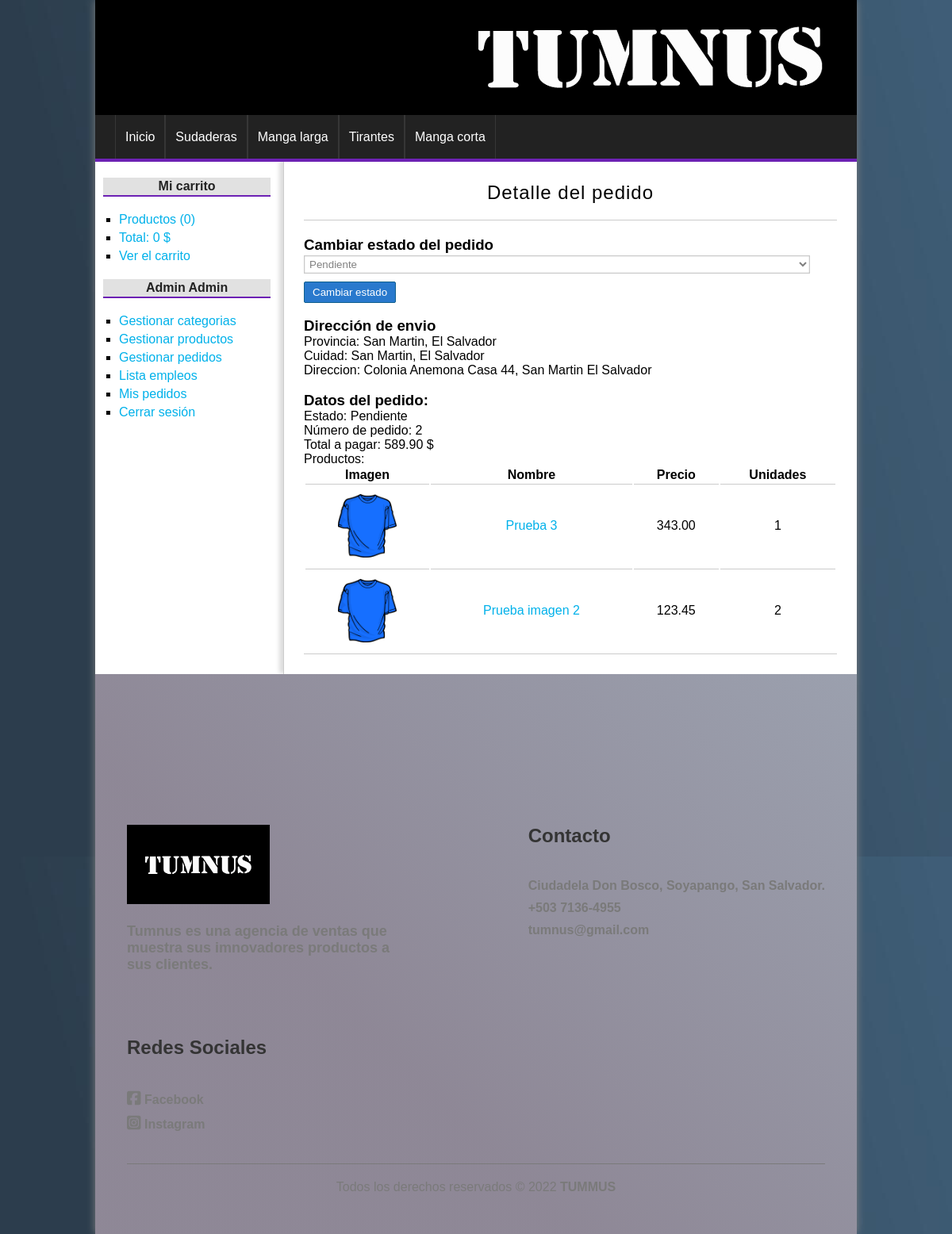
/pedido/detalle&id=2 (signed in), run on the app's committed database.
### tables this page shows
CREATE TABLE categorias(
id              int(255) auto_increment not null,
nombre          varchar(100) not null,
CONSTRAINT pk_categorias PRIMARY KEY(id) 
);

CREATE TABLE pedidos(
id              int(255) auto_increment not null,
usuario_id      int(255) not null,
provincia       varchar(100) not null,
localidad       varchar(100) not null,
direccion       varchar(255) not null,
coste           float(200,2) not null,
estado          varchar(20) not null,
fecha           date,
hora            time,
CONSTRAINT pk_pedidos PRIMARY KEY(id),
CONSTRAINT fk_pedido_usuario FOREIGN KEY(usuario_id) REFERENCES usuarios(id)
);

CREATE TABLE lineas_pedidos(
id              int(255) auto_increment not null,
pedido_id       int(255) not null,
producto_id     int(255) not null,
unidades        int(255) not null,
CONSTRAINT pk_lineas_pedidos PRIMARY KEY(id),
CONSTRAINT fk_linea_pedido FOREIGN KEY(pedido_id) REFERENCES pedidos(id),
CONSTRAINT fk_linea_producto FOREIGN KEY(producto_id) REFERENCES productos(id)
);

CREATE TABLE productos(
id              int(255) auto_increment not null,
categoria_id    int(255) not null,
nombre          varchar(100) not null,
descripcion     text,
precio          float(100,2) not null,
stock           int(255) not null,
oferta          varchar(2),
fecha           date not null,
imagen          varchar(255),
CONSTRAINT pk_categorias PRIMARY KEY(id),
CONSTRAINT fk_producto_categoria FOREIGN KEY(categoria_id) REFERENCES categorias(id)
);

### config/db.php (called while the page is built)
<?php
class Database{
	public static function connect(){
		$db = new mysqli('localhost', 'root', '', 'tienda_master');
		$db->query("SET NAMES 'utf8'");
		return $db;
	}
}

### helpers/utils.php (called while the page is built, shortened)
<?php
class Utils{
	public static function showCategorias(){
		require_once 'models/categoria.php';
		$categoria = new Categoria();
		$categorias = $categoria->getAll();
		return $categorias;
	}
	public static function statsCarrito(){
		$stats = array(
			'count' => 0,
			'total' => 0
		);
		return $stats;
	}
	public static function showStatus($status){
		$value = 'Pendiente';
		if($status == 'confirm'){
			$value = 'Pendiente';
		}elseif($status == 'preparation'){
			$value = 'En preparación';
		}elseif($status == 'ready'){
			$value = 'Preparado para enviar';
		}elseif($status = 'sended'){
			$value = 'Enviado';
		}
		return $value;
	}
}

### models/categoria.php (called while the page is built, shortened)
<?php
class Categoria{
	private $db;
	public function __construct() {
		$this->db = Database::connect();
	}
	public function getAll(){
		$categorias = $this->db->query("SELECT * FROM categorias ORDER BY id DESC;");
		return $categorias;
	}
}

### models/pedido.php (called while the page is built, shortened)
<?php
class Pedido{
	private $id;
	private $db;
	public function __construct() {
		$this->db = Database::connect();
	}
	function getId() {
		return $this->id;
	}
	function setId($id) {
		$this->id = $id;
	}
	public function getOne(){
		$producto = $this->db->query("SELECT * FROM pedidos WHERE id = {$this->getId()}");
		return $producto->fetch_object();
	}
	public function getProductosByPedido($id){
		$sql = "SELECT pr.*, lp.unidades FROM productos pr "
				. "INNER JOIN lineas_pedidos lp ON pr.id = lp.producto_id "
				. "WHERE lp.pedido_id={$id}";
		$productos = $this->db->query($sql);
		return $productos;
	}
}

### views/pedido/detalle.php (the view, shortened to what this page needs)
<h1>Detalle del pedido</h1>
<?php if (isset($pedido)): ?>
		<?php if(isset($_SESSION['admin'])): ?>
			<h3>Cambiar estado del pedido</h3>
			<form action="<?=base_url?>pedido/estado" method="POST">
				<select name="estado">
					<option value="confirm" <?=$pedido->estado == "confirm" ? 'selected' : '';?>>Pendiente</option>
				</select>
				<input type="submit" value="Cambiar estado" />
			</form>
			<br/>
		<?php endif; ?>
		<h3>Dirección de envio</h3>
		Provincia: <?= $pedido->provincia ?>   <br/>
		Cuidad: <?= $pedido->localidad ?> <br/>
		Direccion: <?= $pedido->direccion ?>   <br/><br/>
		<h3>Datos del pedido:</h3>
		Estado: <?=Utils::showStatus($pedido->estado)?> <br/>
		Número de pedido: <?= $pedido->id ?>   <br/>
		Total a pagar: <?= $pedido->coste ?> $ <br/>
		Productos:
		<table>
			<tr>
				<th>Imagen</th>
				<th>Nombre</th>
				<th>Precio</th>
				<th>Unidades</th>
			</tr>
			<?php while ($producto = $productos->fetch_object()): ?>
				<tr>
					<td>
						<?php if ($producto->imagen != null): ?>
							<img src="<?= base_url ?>uploads/images/<?= $producto->imagen ?>" class="img_carrito" />
						<?php else: ?>
							<img src="<?= base_url ?>assets/img/camiseta.png" class="img_carrito" />
						<?php endif; ?>
					</td>
					<td>
						<a href="<?= base_url ?>producto/ver&id=<?= $producto->id ?>"><?= $producto->nombre ?></a>
					</td>
					<td>
						<?= $producto->precio ?>
					</td>
					<td>
						<?= $producto->unidades ?>
					</td>
				</tr>
			<?php endwhile; ?>
		</table>
	<?php endif; ?>

### views/layout/header.php (shortened to what this page needs)
<!DOCTYPE HTML>
<html lang="es">
	<head>
		<link rel="stylesheet" href="<?=base_url?>assets/css/styles.css" />
	</head>
	<body>
		<div id="container">
			<header id="header">
			</header>
			<?php $categorias = Utils::showCategorias(); ?>
			<nav id="menu">
				<ul>
					<li>
						<a href="<?=base_url?>">Inicio</a>
					</li>
					<?php while($cat = $categorias->fetch_object()): ?>
						<li>
							<a href="<?=base_url?>categoria/ver&id=<?=$cat->id?>"><?=$cat->nombre?></a>
						</li>
					<?php endwhile; ?>
				</ul>
			</nav>
			<div id="content">

### views/layout/sidebar.php (shortened to what this page needs)
<?php
require_once 'config.php';
$client = new Google_Client();
$client->setClientId($clientID);
$client->setClientSecret($clientSecret);
$client->setRedirectUri($redirectUri);
$client->addScope("email");
$client->addScope("profile");
$uri = $client->createAuthUrl();
?>
<aside id="lateral">
	<div id="carrito" class=" contenedor-menu">
		<h3>Mi carrito</h3>
		<ul>
			<?php $stats = Utils::statsCarrito(); ?>
			<li><a href="<?=base_url?>carrito/index">Productos (<?=$stats['count']?>)</a></li>
			<li><a href="<?=base_url?>carrito/index">Total: <?=$stats['total']?> $</a></li>
			<li><a href="<?=base_url?>carrito/index">Ver el carrito</a></li>
		</ul>
	</div>
	<div id="login" class=" ">
		<?php if(!isset($_SESSION['identity'])): ?>
			<h3>Entrar a la web</h3>
			<form action="<?=base_url?>usuario/login" method="post">
				<label for="email">Email</label>
				<input type="email" name="email" />
				<label for="password">Contraseña</label>
				<input type="password" name="password" />
				<input class="btn" type="submit" value="Ingresar" /><br>
				<a href="<?=$uri?>" class='btnGoogle'><img src='assets/img/logo-googleblack.png' id='imgGoogle'>Log in</a>
			</form>
		<?php else: ?>
			<h3><?=$_SESSION['identity']->Nombre?> <?=$_SESSION['identity']->Apellidos?></h3>
		<?php endif; ?>
		<ul>
			<?php if(isset($_SESSION['admin'])): ?>
				<li><a href="<?=base_url?>categoria/index">Gestionar categorias</a></li>
				<li><a href="<?=base_url?>producto/gestion">Gestionar productos</a></li>
				<li><a href="<?=base_url?>pedido/gestion">Gestionar pedidos</a></li>
				<li><a href="<?=base_url?>empleos/lista">Lista empleos</a></li>
			<?php endif; ?>
			<?php if(isset($_SESSION['identity'])): ?>
				<li><a href="<?=base_url?>pedido/mis_pedidos">Mis pedidos</a></li>
				<li><a href="<?=base_url?>usuario/logout">Cerrar sesión</a></li>
			<?php else: ?>
				<li><a href="<?=base_url?>usuario/registro">Registrate aqui</a></li>
			<?php endif; ?>
		</ul>
	</div>
</aside>
<div id="central">

### index.php (shortened to what this page needs)
<?php
require_once 'config/db.php';
require_once 'helpers/utils.php';
require_once 'views/layout/header.php';
require_once 'views/layout/sidebar.php';
if(isset($_GET['controller'])){
	$nombre_controlador = $_GET['controller'].'Controller';
}elseif(!isset($_GET['controller']) && !isset($_GET['action'])){
	$nombre_controlador = controller_default;
}else{
	show_error();
	exit();
}
if(class_exists($nombre_controlador)){
	$controlador = new $nombre_controlador();
	if(isset($_GET['action']) && method_exists($controlador, $_GET['action'])){
		$action = $_GET['action'];
		$controlador->$action();
	}elseif(!isset($_GET['controller']) && !isset($_GET['action'])){
		$action_default = action_default;
		$controlador->$action_default();
	}else{
		show_error();
	}
}else{
	show_error();
}
require_once 'views/layout/footer.php';

### controllers/PedidoController.php (shortened to what this page needs)
<?php
require_once 'models/pedido.php';
class pedidoController{
	public function detalle(){
		if(isset($_GET['id'])){
			$id = $_GET['id'];
			$pedido = new Pedido();
			$pedido->setId($id);
			$pedido = $pedido->getOne();
			$pedido_productos = new Pedido();
			$productos = $pedido_productos->getProductosByPedido($id);
			require_once 'views/pedido/detalle.php';
		}else{
			header('Location:'.base_url.'pedido/mis_pedidos');
		}
	}
}

### views/layout/footer.php
</div>
</div>
			 <footer>
        <div class="container__footer">
            <div class="box__footer">
                <div class="logo">
                    <img src="assets/img/tummus.png" alt="">
                </div>
                <div class="terms">
                    <p class="text"><b>Tumnus es una agencia de ventas que muestra sus imnovadores productos a sus clientes.</b></p>
                </div>
            </div>
            <div class="box__footer">
                <h2 class="text">Contacto</h2>
                <a href="#" class="text">Ciudadela Don Bosco, Soyapango, San Salvador.</a>
                <a href="#" class="text">+503 7136-4955</a>
                <a href="#" class="text">tumnus@gmail.com</a>
            </div>
            <div class="box__footer">
                <h2 class="text">Redes Sociales</h2>
                <a target=”_blank” href="https://www.facebook.com/willian.reyes.71" class="text"> <i class="fab fa-facebook-square"></i> Facebook</a>
                <a target=”_blank” href="https://www.instagram.com/jeff_elmajo/?hl=es" class="text"><i class="fab fa-instagram-square"></i> Instagram</a>
            </div>
        </div>
        <div class="box__copyright">
            <hr>
            <p class="text">Todos los derechos reservados © 2022 <b>TUMMUS</b></p>
        </div>
    </footer>
		</div>
	</body>
</html>

### assets/css/styles.css (style rules this page uses)
* { padding: 0px; margin: 0px; font-family: sans-serif, Helvetica, Arial; }
body { margin: 0; min-height: 100vh; background: url(../img/22250.png); }
.text { animation: text 10s infinite; }
a { color: #01B1EA; text-decoration: none; }
table { text-align: center; width: 100%; border-bottom: 1px solid #ccc; }
td { border-top: 1px solid #ccc; padding: 2px; }
#container { width: 80%; margin: 0px auto; box-shadow: 0px 0px 10px gray; background: white; }
#header { height: 145px; background: url(../img/tummus-img.png); }
#menu { clear:both; background: #222; color: white; height: 55px; border-bottom: 4px solid #6d21b4; }
#menu ul { list-style: none; text-decoration: none; margin: 0px auto; margin-left: 25px; }
#menu ul li { line-height: 55px; float:left; border-right: 1px solid #363636; }
#menu a { display: block; color: white; text-decoration: none; padding-left: 12px; padding-right: 12px; transition: all 300ms; }
#menu a:first-child { border-left: 1px solid #363636; }
#content { margin: 0px auto; overflow: hidden; background: white; }
#lateral { width: 22%; min-height: 500px; float: left; margin-top:20px; margin-left: 10px; }
#lateral h3 { display: block; color: #222; width: 100%; text-align: center; padding-top: 2px; padding-bottom: 2px; margin-bottom: 15px; font-size: 16px; font-weight: bold; background: #E1E1E1; border-bottom: 2px solid #6d21b4; }
#lateral ul { margin-top: 20px; margin-bottom: 20px; }
#lateral ul li { list-style: square; margin-left: 20px; margin-top: 5px; margin-bottom: 5px; }
label, input[type="text"], input[type="password"], input[type="email"], input[type="number"], select, textarea { display:block; width: 95%; margin-top: 2px; margin-bottom: 2px; }
input[type="text"], input[type="password"], input[type="email"], input[type="number"], select, textarea { border: 1px solid #C9C9C9; box-shadow: 0px 0px 2px #ccc inset; background: white; padding: 2px; color: gray; transition: all 300ms; }
input[type="button"], input[type="submit"], button, .button { display: block; border-radius: 2px; width: auto; padding: 5px; padding-left: 10px; padding-right: 10px; color: white; background: #2979CD; border: 1px solid #11608E; cursor:pointer; }
label, input[type="button"], input[type="submit"], button { display:block; margin-top: 10px; }
#central { width: 70%; min-height: 500px; float: right; border-left: 1px solid #ccc; box-shadow: -5px -1px 5px #ddd; padding:25px; }
#central h1 { font-size: 24px; font-weight: normal; letter-spacing: 1px; text-align: center; border-bottom: 1px solid #ccc; margin-bottom: 20px; padding: 20px; padding-top: 0px; }
.img_carrito { height: 80px; display: block; margin:10px auto; }
footer { width: 100%; padding: 50px 0px; background: rgb(85,75,97); background: linear-gradient(45deg, rgba(85,75,97,0.6629026610644257) 11%, rgba(71,120,149,0.44441526610644255) 58%, rgba(126,126,126,0) 100%); background-size: 500%; animation: fanimado 10s infinite; }
.container__footer { display: flex; flex-wrap: wrap; justify-content: space-between; max-width: 1200px; margin: auto; margin-top: 100px; }
.box__footer { display: flex; flex-direction: column; padding: 40px; }
.box__footer .logo img { width: 180px; }
.box__footer .terms { max-width: 350px; margin-top: 20px; font-weight: 500; color: #7a7a7a; font-size: 18px; }
.box__footer h2 { margin-bottom: 30px; color: #343434; font-weight: 700; }
.box__footer a { margin-top: 10px; color: #7a7a7a; font-weight: 600; text-decoration: none; }
.box__footer a .fab { font-size: 20px; }
.box__copyright { max-width: 1200px; margin: auto; text-align: center; padding: 0px 40px; }
.box__copyright p { margin-top: 20px; color: #7a7a7a; }
.box__copyright hr { border: none; height: 1px; background-color: #7a7a7a; }

### data on the page
categorias: nombre "Sudaderas"
categorias: nombre "Manga larga"
categorias: nombre "Tirantes"
categorias: nombre "Manga corta"
pedidos: estado "Pendiente", provincia "San Martin, El Salvador", localidad "San Martin, El Salvador", direccion "Colonia Anemona Casa 44, San Martin El Salvador", id "2", coste "589.90"
lineas_pedidos: producto.nombre "Prueba 3", producto.precio "343.00", unidades "1"
lineas_pedidos: producto.imagen (picture), producto.nombre "Prueba imagen 2", producto.precio "123.45", unidades "2"

### other printed values
$stats['count'] "0"
$stats['total'] "0"
$_SESSION['identity']->Nombre "Admin"
$_SESSION['identity']->Apellidos "Admin"
